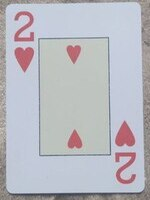
//> input picture 10/samples/cards/2 chervy.png, 150 x 200 px; its folder holds only this picture in this run
$ ./main   (built with g++ and OpenCV 4)
//> lines starting //> are read from the running program, lines starting //| are printed output that depends on the picture; after the words box and inside, x2 and y2 are one past the last pixel; in counts of white or black regions, pixels touching at a corner belong together
#include <filesystem>
#include <opencv2/core.hpp>
#include <opencv2/imgcodecs.hpp>
#include <opencv2/opencv.hpp>
#include <opencv4/opencv2/highgui.hpp>
namespace fs = std::filesystem;

struct SampleData {
    std::string name;
    cv::Mat image;
    std::vector<cv::KeyPoint> keypoints;
    cv::Mat descriptors;
};

std::vector<cv::DMatch> ratio_test(const std::vector<std::vector<cv::DMatch>>& matches12, double ratio){
    std::vector<cv::DMatch> good_matches;
    for(int i = 0; i < matches12.size(); i++){
        if(matches12[i][0].distance < ratio * matches12[i][1].distance)
            good_matches.push_back(matches12[i][0]);
    }
    std::sort(good_matches.begin(), good_matches.end(), [](const cv::DMatch& a, const cv::DMatch& b) { return a.distance < b.distance; });
    good_matches.resize(5);
    return good_matches;
}

int main() {
    std::vector<SampleData> samples;

    cv::Ptr<cv::SIFT> orb = cv::SIFT::create();

    std::string path("./samples/cards");
    for (auto &p : fs::recursive_directory_iterator(path))
    {
        if (p.path().extension() == ".png") {
            auto path = p.path().string();
            SampleData data;
            data.name = p.path().stem().string();
            data.image = cv::imread(path);
//> data.image is the input picture: 200 rows x 150 cols, CV_8UC3; mean B, G, R 192.7, 185.6, 185.1
            if(data.image.empty()) {
                std::cout << "Failed to parse sample: " << path << std::endl;
                continue;
            }
            orb->detectAndCompute(data.image, cv::Mat(), data.keypoints, data.descriptors);
//> data.keypoints = 101 keypoints; strongest (x, y, size): (32, 34, 2.8), (16, 18, 3), (133, 176, 3.1), (125, 136, 11.5)
            samples.push_back(data);

            std::cout << "Parsed sample: " << path << std::endl;
        }
    }

    cv::Mat target = cv::imread("./samples/target.png");
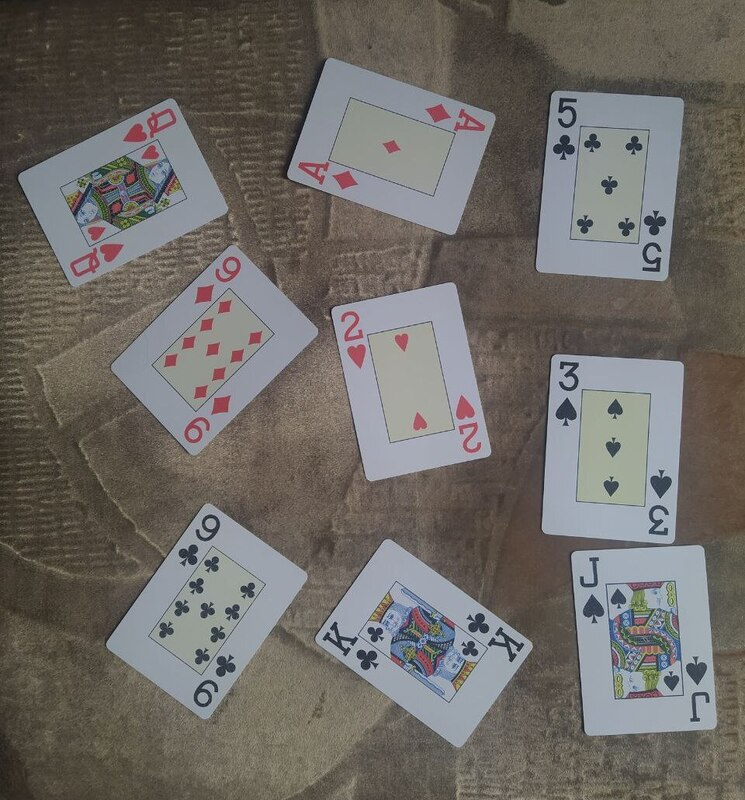
//> input picture 10/samples/target.png, 745 x 800 px
//> target is the input picture: 800 rows x 745 cols, CV_8UC3; mean B, G, R 101.9, 106.2, 110
    if(target.empty()) {
        std::cout << "Failed to parse target" << std::endl;
    }

    cv::Mat targetGray;
    cv::cvtColor(target, targetGray, cv::COLOR_BGR2GRAY);
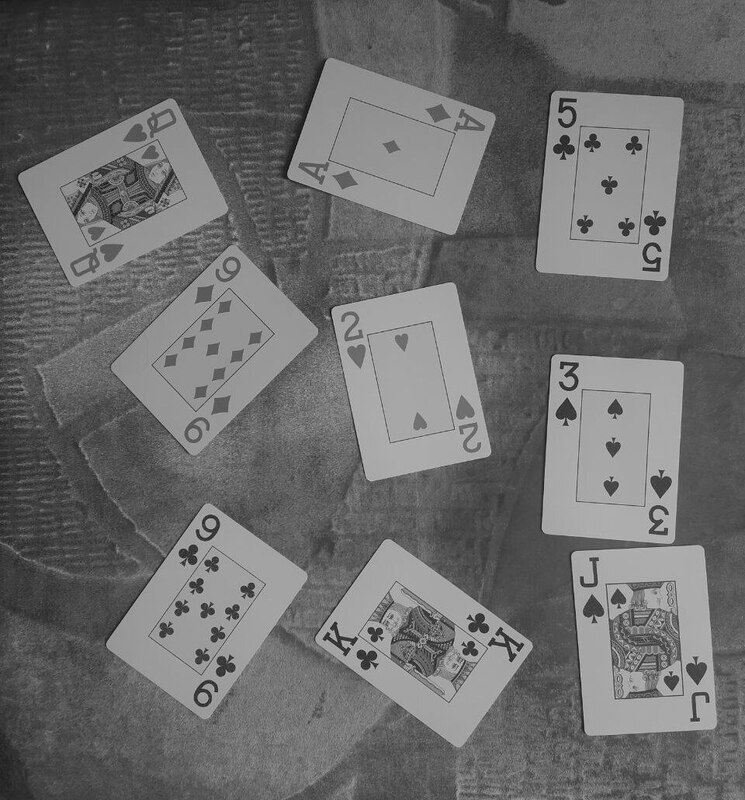
//> targetGray: 800 rows x 745 cols, CV_8UC1; min 10, max 202, mean 106.8

    std::vector<cv::KeyPoint> targetKeypoints;
    cv::Mat targetDescriptors;

    orb->detectAndCompute(target, cv::Mat(), targetKeypoints, targetDescriptors);
//> targetKeypoints = 1941 keypoints; strongest (x, y, size): (381, 638, 2.2), (567, 411, 11.8), (566, 424, 3), (375, 665, 2.9)

    cv::Mat blurred;
    cv::GaussianBlur(targetGray, blurred, cv::Size(7, 7), 2);

    // Выделение границ с помощью метода Canny
    cv::Mat edges;
    cv::Canny(blurred, edges, 50, 200);
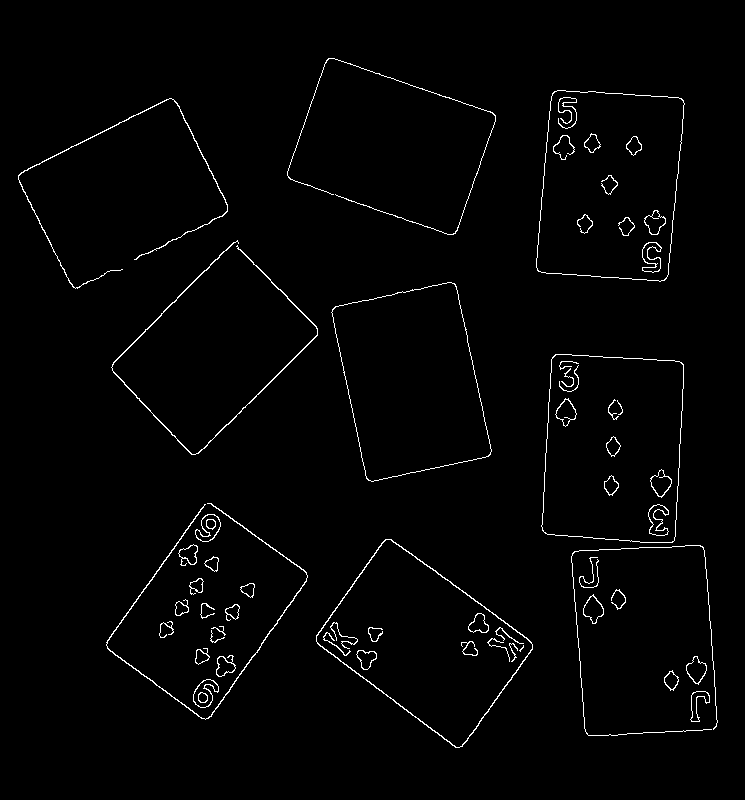
//> edges: 800 rows x 745 cols, CV_8UC1; 1.7% white in thin lines or dots, all inside (x1, y1, x2, y2) = (18, 58, 718, 748)
    // cv::threshold(blurred, edges, 100, 255, cv::THRESH_BINARY);

    // Обнаружение контуров на основе бинарного изображения границ
    std::vector<std::vector<cv::Point>> contours;
    cv::findContours(edges, contours, cv::RETR_EXTERNAL, cv::CHAIN_APPROX_SIMPLE);
//> contours = 29 contours, 6 with area under 20; largest, box (x1, y1, x2, y2) and area: (536, 90, 685, 282) 24342, (541, 354, 684, 543) 24145, (316, 539, 533, 748) 23680, (331, 282, 492, 482) 22708, (193, 679, 219, 708) 428

    cv::BFMatcher matcher;
    cv::Mat imgMatches = target.clone();
    cv::drawContours(imgMatches, contours, -1, cv::Scalar(0, 255, 0), 3);
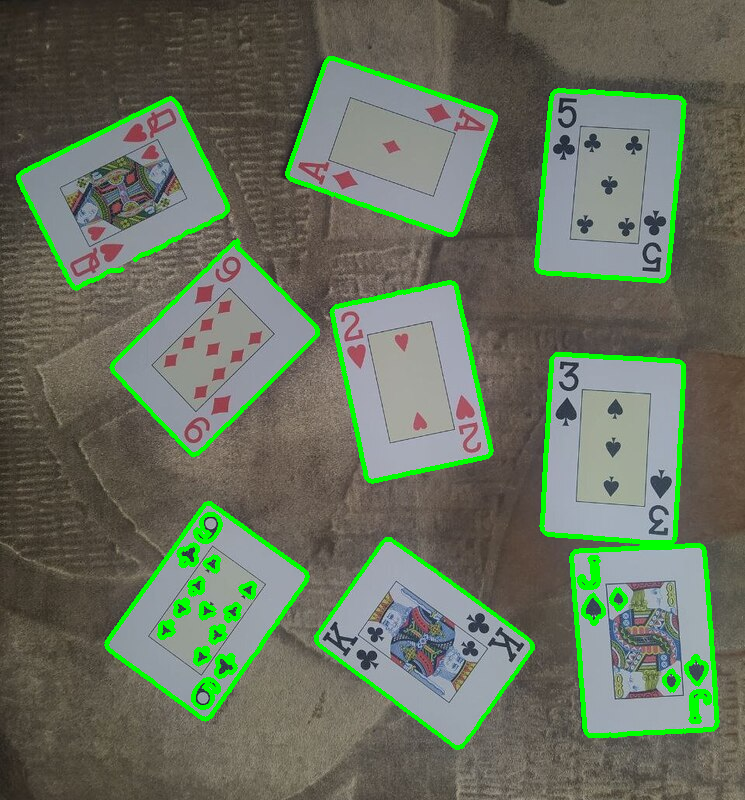
//> imgMatches: 800 rows x 745 cols, CV_8UC3; 5.3% of pixels changed, all inside (x1, y1, x2, y2) = (16, 56, 720, 750)

    for(auto sample: samples) {
        std::vector<std::vector<cv::DMatch>> matches;
        matcher.knnMatch(targetDescriptors, sample.descriptors, matches, 2);
        auto good_matches = ratio_test(matches, 0.5);
        std::vector<cv::Point2f> points;
        for( int i = 0; i < good_matches.size(); i++ )
        {
            points.push_back(targetKeypoints[good_matches[i].queryIdx].pt);
        }

        // [5 lines of commented-out code are left out]
        cv::putText(imgMatches, sample.name, points[0], cv::FONT_HERSHEY_SIMPLEX, 0.7, cv::Scalar(0, 0, 255), 2);
    }
//> this loop made 1 pass
//> (matches, good_matches) on pass 1: (1941 matches, 5 matches)
//> pass 1, `cv::putText(imgMatches, sample.name, points[0], cv::FONT_HERSHEY_SIMPL..`:
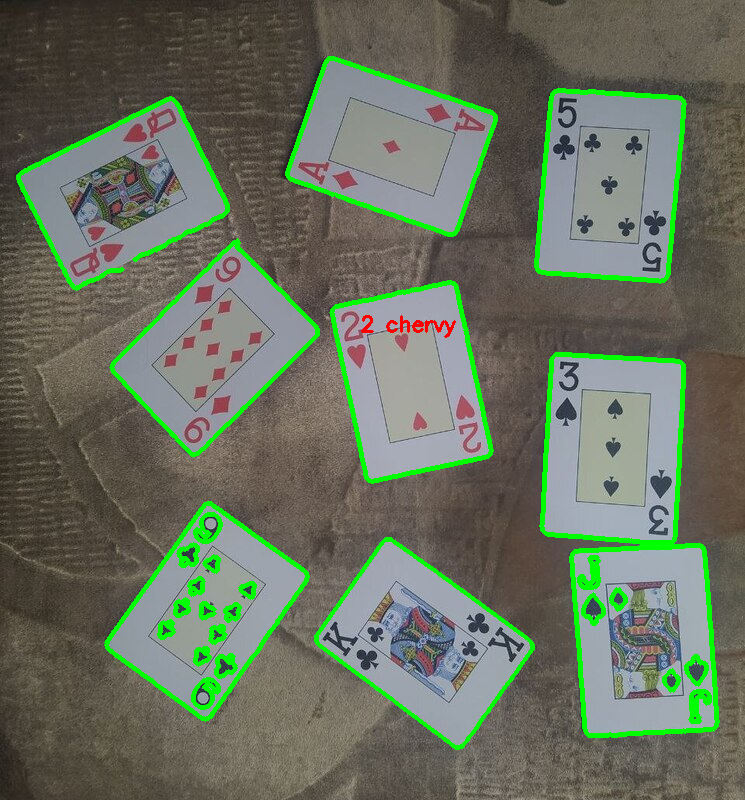
//> imgMatches: 800 rows x 745 cols, CV_8UC3; 0.1% of pixels changed, all inside (x1, y1, x2, y2) = (361, 315, 456, 338)

    cv::imshow("Matches", imgMatches);


    // Ожидание, пока пользователь не закроет окно с изображением

    while((cv::waitKey() & 0xEFFFFF) != 27);
//> the Esc key is pressed

    return 0;
}
